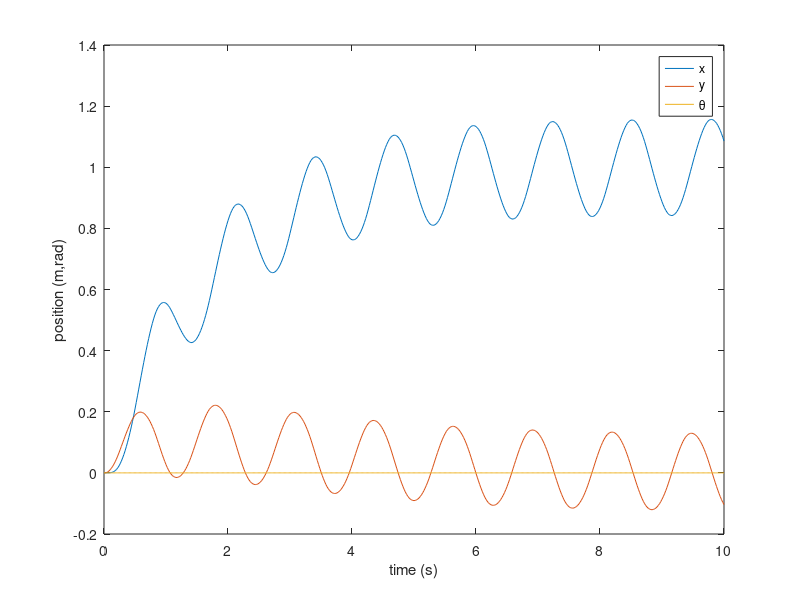

Recreate this plot in MATLAB.
%% Question 3
% % 
clc
clear all

dt=0.02;
t_final=10;
t=0:dt:t_final;

n=3; %num states
m=3;%num measurements
p=4;%num inputs

rR=0.195; %COM to wheel distance
M=3.4; %mass of the robot
IR=0.056282655290730/255; %robot moment of inertia

A=[-1.391610614393775 0 0; 0 -1.238717062996583 0; 0 0 -12.0207583];
B=[0 -2.3884e-5/M 0 2.3884e-5/M;
     1.7482765e-5/M 0 -1.7482765e-5/M 0;
    2e-5*8.835e2 2e-5*8.835e2 2e-5*8.835e2 2e-5*8.835e2]*1e3;
% B=[0 -2e-5/M 0 2e-5/M;
%      2e-5/M 0 -2e-5/M 0;
%     2e-5*8.835e2 2e-5*8.835e2 2e-5*8.835e2 2e-5*8.835e2]*10000
C=eye(3);

x=zeros(n,length(t));
xdot=zeros(n,length(t));
xddot=zeros(n,length(t));
z=zeros(n,length(t));

u=zeros(p,length(t));

scale=0.8;
% Kp=[600,0,20;
%     0,600,20;
%     -600,0,20;
%     0,-600,20]*scale; % THESE BETTER HAVE NEGATIVE EIGSSSS
% Kd=[500,0,2;
%     0,500,2;
%     -500,0,2;
%     0,-500,2]*scale*2;
scale=1000;
Kp=[6,0,1e-1;
    0,6,1e-1;
    -6,0,1e-1;
    0,-6,1e-1]*scale; % THESE BETTER HAVE NEGATIVE EIGSSSS
Kd=[5,0,-1e-3;
    0,5,-1e-3;
    -5,0,-1e-3;
    0,-5,-1e-3]*scale*2;


%create some random points
randominput = rand(3,20)*6-3;


x(:,1)=[0; 0; 0];
for k=1:length(t)-1
    %simulate system
%     dx = randominput(:,int8(k*dt/5)+1);
%     dx(3)=0;
    dx = [1;0;0];
    dxdot=[0;0;0];
    dxddot=[0;0;0];
    
    
    RotationMatrix = [cos(x(3,k)) -sin(x(3,k)) 0; sin(x(3,k)) cos(x(3,k)) 0; 0 0 1];
    robotXOrientation = RotationMatrix*[cos(0); sin(0); 1];
    robotYOrientation = RotationMatrix*[cos(2*pi/4); sin(2*pi/4); 1];
    robotTOrientation = [0;0;1];
    dxr = [dot(dx,robotXOrientation)/norm(robotXOrientation)
        dot(dx,robotYOrientation)/norm(robotYOrientation)
        dot(dx,robotTOrientation)/norm(robotTOrientation)];
    dxdotr = [dot(dxdot,robotXOrientation)/norm(robotXOrientation)
        dot(dxdot,robotYOrientation)/norm(robotYOrientation)
        dot(dxdot,robotTOrientation)/norm(robotTOrientation)];
    dxddotr = [dot(dxddot,robotXOrientation)/norm(robotXOrientation)
        dot(dxddot,robotYOrientation)/norm(robotYOrientation)
        dot(dxddot,robotTOrientation)/norm(robotTOrientation)];
    
    xr = [dot(x(:,k),robotXOrientation)/norm(robotXOrientation)
        dot(x(:,k),robotYOrientation)/norm(robotYOrientation)
        dot(x(:,k),robotTOrientation)/norm(robotTOrientation)];
    xdotr = [dot(xdot(:,k),robotXOrientation)/norm(robotXOrientation)
        dot(xdot(:,k),robotYOrientation)/norm(robotYOrientation)
        dot(xdot(:,k),robotTOrientation)/norm(robotTOrientation)];
    
    dxr-xr;
    u(:,k)=(Kd*(dxdotr-xdotr)+Kp*(dxr-xr)); %calculate controller based on position/velocity
    %u=(Kd*(dxdot-xdot(:,k))+Kp*(dx-x(:,k)));
    if(max(abs(u(:,k)))>255) %normalize controller
        u(:,k)=u(:,k)/max(abs(u(:,k)))*255;
        u(:,k)
        k
    end
    %u=[-255;255;255;-255];
    

    xddot(:,k+1)=A*xdot(:,k)+B*u(:,k); %calculate new acceleration
    xdot(:,k+1) = xdot(:,k)+xddot(:,k)*dt; %calculate new velocity
    x(:,k+1) = x(:,k)+xdot(:,k+1)*dt; %calculate new position
    
    
    z(:,k+1)=C*xdot(:,k+1); %measure the velocity
    
end

figure
plot(t,x(1,:),t,x(2,:),t,x(3,:));
legend('x','y','\theta')
xlabel('time (s)')
ylabel('position (m,rad)')
